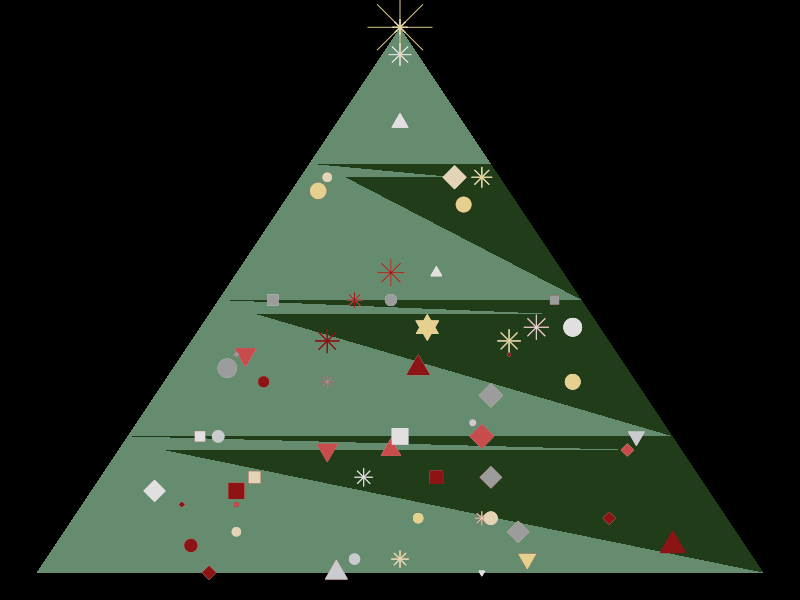

Write the R code that produced this figure.
library(tidyverse, quietly = T)
library(gganimate, quietly = T)

cone = data.frame(x = 1:9,
                  y = c(1:5,4:1)) %>% 
  na.omit() %>% 
  arrange(x)

fancy = cone %>% 
  mutate(xoff = ifelse(x<5, x+.4, ifelse(x>5, x-.4, NA))) %>% 
  gather(del, x, contains("x")) %>% 
  mutate(y = ifelse(del=="xoff", y-.1,y)) %>% 
  filter(y>=1) %>% 
  na.omit() %>% 
  select(-del) %>% 
  arrange(y)

bauble_colours = c("#e5d08f", "#e3d4b6",
                   "#cacbce", "#9c9c9c", "#e1dfdf",
                   "#c94c4c", "#8d1414")

baubles = cone %>% 
  group_by(y) %>% 
  nest() %>% 
  mutate(data =  map(data, ~data.frame(x=seq(min(.$x), max(.$x), by=.1)))) %>% 
  unnest(cols = c(data)) %>% 
  group_by(x) %>% 
  nest() %>% 
  mutate(data =  map(data, ~data.frame(y=seq(min(.$y), max(.$y), by=.1)))) %>% 
  unnest(cols = c(data)) %>% 
  ungroup() %>% 
  mutate(col1 = sample(bauble_colours, nrow(.), replace = T),
         col2 = sample(bauble_colours, nrow(.), replace = T),
         shp = sample(1:7, nrow(.), replace = T),
         sz = sample(seq(.5,2,by=.1), nrow(.), replace = T),
         time = sample(seq(.5,1,by=.01), nrow(.), replace = T)
  ) %>%
  rownames_to_column() %>% 
  sample_n(60) %>% 
  gather(dd, cols, contains("col")) %>% 
  mutate(alph = ifelse(dd == "col1", .8, 1))

cone %>% 
  ggplot(aes(x=x, y=y)) +
  geom_polygon(fill="#213c18") +
  geom_polygon(data=fancy, fill = "#668c6f") +
  geom_point(data = baubles %>% select(-time), show.legend = F, alpha = .7,
             aes(colour=I(cols), fill=I(cols),
                 shape = factor(shp),size=sz, group=rowname)) +
  geom_point(data = baubles, show.legend = F,
             aes(colour=I(cols), fill=I(cols), alpha=I(alph),
                 shape = factor(shp),size=sz, group=rowname)) +
  geom_point(data=data.frame(x=5, y=5), colour="#e5d08f", size=15, shape=8) +
  scale_shape_manual(values = c(20:25,8)) +
  theme_void() + 
  theme(plot.background = element_rect(fill="black"), title = element_text(colour="white"))
